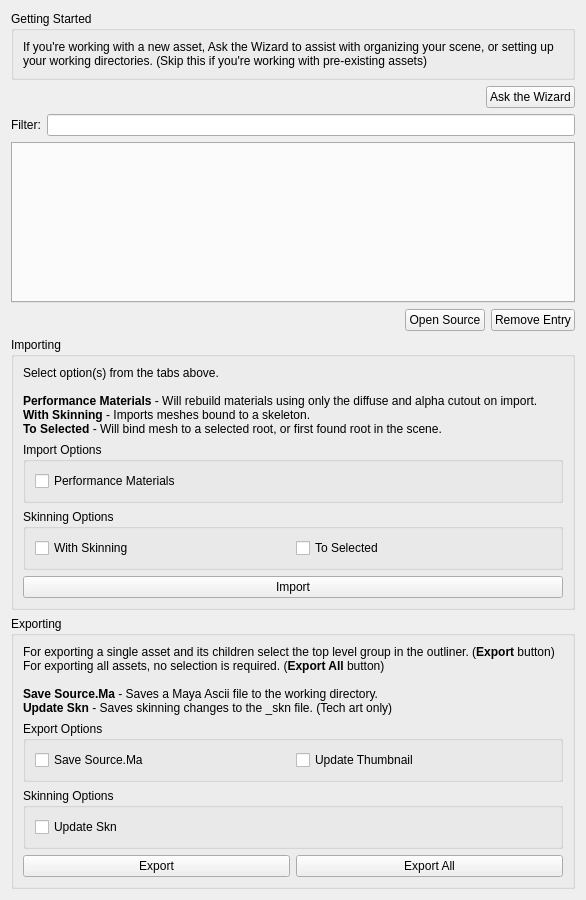
<?xml version="1.0" encoding="UTF-8"?>
<ui version="4.0">
 <class>helios_Form</class>
 <widget class="QWidget" name="helios_Form">
  <property name="geometry">
   <rect>
    <x>0</x>
    <y>0</y>
    <width>586</width>
    <height>900</height>
   </rect>
  </property>
  <property name="minimumSize">
   <size>
    <width>500</width>
    <height>900</height>
   </size>
  </property>
  <property name="windowTitle">
   <string>Helios</string>
  </property>
  <layout class="QVBoxLayout" name="verticalLayout_12">
   <item>
    <widget class="QGroupBox" name="getting_started_groupBox">
     <property name="title">
      <string>Getting Started</string>
     </property>
     <layout class="QVBoxLayout" name="verticalLayout_7">
      <item>
       <widget class="QLabel" name="getting_started_label">
        <property name="text">
         <string>If you're working with a new asset, Ask the Wizard to assist with organizing your scene, or setting up your working directories. (Skip this if you're working with pre-existing assets)</string>
        </property>
        <property name="wordWrap">
         <bool>true</bool>
        </property>
       </widget>
      </item>
     </layout>
    </widget>
   </item>
   <item>
    <layout class="QHBoxLayout" name="wizard_horizontalLayout">
     <item>
      <spacer name="wizard_horizontalSpacer">
       <property name="orientation">
        <enum>Qt::Horizontal</enum>
       </property>
       <property name="sizeHint" stdset="0">
        <size>
         <width>40</width>
         <height>20</height>
        </size>
       </property>
      </spacer>
     </item>
     <item>
      <widget class="QPushButton" name="wizard_pushButton">
       <property name="text">
        <string>Ask the Wizard</string>
       </property>
      </widget>
     </item>
    </layout>
   </item>
   <item>
    <layout class="QHBoxLayout" name="filter_horizontalLayout">
     <item>
      <widget class="QLabel" name="filter_label">
       <property name="text">
        <string>Filter:</string>
       </property>
      </widget>
     </item>
     <item>
      <widget class="QLineEdit" name="filter_lineEdit"/>
     </item>
    </layout>
   </item>
   <item>
    <widget class="QTabWidget" name="import_tabWidget">
     <property name="currentIndex">
      <number>-1</number>
     </property>
    </widget>
   </item>
   <item>
    <layout class="QHBoxLayout" name="remove_entry_horizontalLayout">
     <item>
      <spacer name="remove_entry_horizontalSpacer">
       <property name="orientation">
        <enum>Qt::Horizontal</enum>
       </property>
       <property name="sizeHint" stdset="0">
        <size>
         <width>40</width>
         <height>20</height>
        </size>
       </property>
      </spacer>
     </item>
     <item>
      <widget class="QPushButton" name="open_source_pushButton">
       <property name="toolTip">
        <string>With an organization group selected. Open the meshes folder associated with that asset.</string>
       </property>
       <property name="text">
        <string>Open Source</string>
       </property>
      </widget>
     </item>
     <item>
      <widget class="QPushButton" name="remove_entry_pushButton">
       <property name="text">
        <string>Remove Entry</string>
       </property>
      </widget>
     </item>
    </layout>
   </item>
   <item>
    <widget class="QGroupBox" name="importing_groupBox">
     <property name="title">
      <string>Importing</string>
     </property>
     <layout class="QVBoxLayout" name="verticalLayout_6">
      <item>
       <widget class="QLabel" name="importing_label">
        <property name="text">
         <string>&lt;html&gt;&lt;head/&gt;&lt;body&gt;&lt;p&gt;Select option(s) from the tabs above.&lt;br/&gt;&lt;br/&gt;&lt;span style=&quot; font-weight:600;&quot;&gt;Performance Materials&lt;/span&gt; - Will rebuild materials using only the diffuse and alpha cutout on import.&lt;br/&gt;&lt;span style=&quot; font-weight:600;&quot;&gt;With Skinning&lt;/span&gt; - Imports meshes bound to a skeleton.&lt;br/&gt;&lt;span style=&quot; font-weight:600;&quot;&gt;To Selected&lt;/span&gt; - Will bind mesh to a selected root, or first found root in the scene.&lt;/p&gt;&lt;/body&gt;&lt;/html&gt;</string>
        </property>
        <property name="textFormat">
         <enum>Qt::RichText</enum>
        </property>
        <property name="wordWrap">
         <bool>true</bool>
        </property>
       </widget>
      </item>
      <item>
       <widget class="QGroupBox" name="import_model_options_groupBox">
        <property name="title">
         <string>Import Options</string>
        </property>
        <layout class="QVBoxLayout" name="verticalLayout_5">
         <item>
          <widget class="QCheckBox" name="performance_materials_checkBox">
           <property name="text">
            <string>Performance Materials</string>
           </property>
          </widget>
         </item>
        </layout>
       </widget>
      </item>
      <item>
       <widget class="QGroupBox" name="import_skinning_options_groupBox">
        <property name="title">
         <string>Skinning Options</string>
        </property>
        <layout class="QHBoxLayout" name="horizontalLayout">
         <item>
          <widget class="QCheckBox" name="with_skinning_checkBox">
           <property name="text">
            <string>With Skinning</string>
           </property>
          </widget>
         </item>
         <item>
          <widget class="QCheckBox" name="to_selected_checkBox">
           <property name="text">
            <string>To Selected</string>
           </property>
          </widget>
         </item>
        </layout>
       </widget>
      </item>
      <item>
       <widget class="QPushButton" name="import_pushButton">
        <property name="text">
         <string>Import</string>
        </property>
       </widget>
      </item>
     </layout>
    </widget>
   </item>
   <item>
    <widget class="QGroupBox" name="exporting_groupBox">
     <property name="title">
      <string>Exporting</string>
     </property>
     <layout class="QVBoxLayout" name="verticalLayout_8">
      <item>
       <widget class="QLabel" name="exporting_label">
        <property name="text">
         <string>&lt;html&gt;&lt;head/&gt;&lt;body&gt;&lt;p&gt;For exporting a single asset and its children select the top level group in the outliner. (&lt;span style=&quot; font-weight:600;&quot;&gt;Export&lt;/span&gt; button)&lt;br/&gt;For exporting all assets, no selection is required. (&lt;span style=&quot; font-weight:600;&quot;&gt;Export All&lt;/span&gt; button)&lt;br/&gt;&lt;br/&gt;&lt;span style=&quot; font-weight:600;&quot;&gt;Save Source.Ma&lt;/span&gt; - Saves a Maya Ascii file to the working directory.&lt;span style=&quot; font-weight:600;&quot;&gt;&lt;br/&gt;Update Skn&lt;/span&gt; - Saves skinning changes to the _skn file. (Tech art only)&lt;/p&gt;&lt;/body&gt;&lt;/html&gt;</string>
        </property>
        <property name="textFormat">
         <enum>Qt::RichText</enum>
        </property>
        <property name="wordWrap">
         <bool>true</bool>
        </property>
       </widget>
      </item>
      <item>
       <widget class="QGroupBox" name="export_options_groupBox">
        <property name="title">
         <string>Export Options</string>
        </property>
        <layout class="QHBoxLayout" name="horizontalLayout_2">
         <item>
          <widget class="QCheckBox" name="save_source_ma_checkBox">
           <property name="text">
            <string>Save Source.Ma</string>
           </property>
          </widget>
         </item>
         <item>
          <widget class="QCheckBox" name="update_thumbnail_checkBox">
           <property name="text">
            <string>Update Thumbnail</string>
           </property>
          </widget>
         </item>
        </layout>
       </widget>
      </item>
      <item>
       <widget class="QGroupBox" name="export_skinning_options_groupBox">
        <property name="title">
         <string>Skinning Options</string>
        </property>
        <layout class="QHBoxLayout" name="horizontalLayout_4">
         <item>
          <widget class="QCheckBox" name="update_skn_checkBox">
           <property name="text">
            <string>Update Skn</string>
           </property>
          </widget>
         </item>
        </layout>
       </widget>
      </item>
      <item>
       <layout class="QHBoxLayout" name="export_horizontalLayout">
        <item>
         <widget class="QPushButton" name="export_pushButton">
          <property name="text">
           <string>Export</string>
          </property>
         </widget>
        </item>
        <item>
         <widget class="QPushButton" name="export_all_pushButton">
          <property name="text">
           <string>Export All</string>
          </property>
         </widget>
        </item>
       </layout>
      </item>
     </layout>
    </widget>
   </item>
  </layout>
 </widget>
 <resources/>
 <connections/>
</ui>
